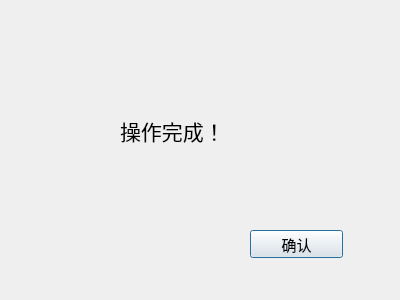
<?xml version="1.0" encoding="UTF-8"?>
<ui version="4.0">
 <class>Dialog</class>
 <widget class="QDialog" name="Dialog">
  <property name="geometry">
   <rect>
    <x>0</x>
    <y>0</y>
    <width>400</width>
    <height>300</height>
   </rect>
  </property>
  <property name="windowTitle">
   <string>Dialog</string>
  </property>
  <widget class="QPushButton" name="pushButton">
   <property name="geometry">
    <rect>
     <x>250</x>
     <y>230</y>
     <width>93</width>
     <height>28</height>
    </rect>
   </property>
   <property name="font">
    <font>
     <pointsize>11</pointsize>
    </font>
   </property>
   <property name="text">
    <string>确认</string>
   </property>
  </widget>
  <widget class="QLabel" name="label">
   <property name="geometry">
    <rect>
     <x>120</x>
     <y>40</y>
     <width>341</width>
     <height>181</height>
    </rect>
   </property>
   <property name="font">
    <font>
     <pointsize>16</pointsize>
    </font>
   </property>
   <property name="text">
    <string>操作完成！</string>
   </property>
  </widget>
 </widget>
 <resources/>
 <connections/>
</ui>
